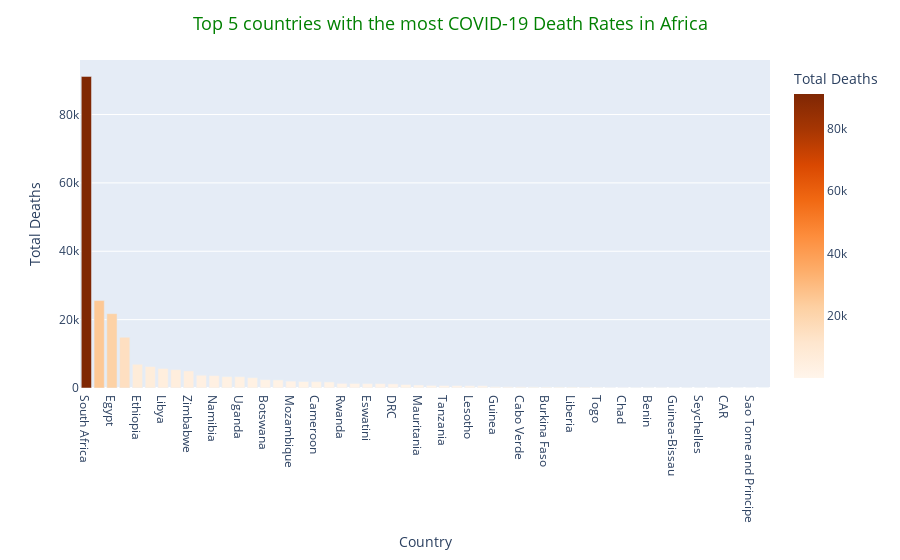

Notebook source saved alongside this figure:
### Code cell
df1 = df.sort_values(by = ['Total Deaths'],ascending = False).reset_index()

Rates= px.bar(df1, x = 'Country', y = 'Total Deaths', color = 'Total Deaths',
             color_continuous_scale = 'oranges')

Rates.update_layout(title = 'Top 5 countries with the most COVID-19 Death Rates in Africa',
                  title_x = 0.5,
                  title_font = dict(size = 18, color = 'Green'))
Rates.show()

### Figure 1 — Plotly figure (JSON) as saved in the notebook; plotly's stock layout.template omitted (floating-point values rounded to 4 significant figures)
{"data": [{"alignmentgroup": "True", "hovertemplate": "Country=%{x}<br>Total Deaths=%{marker.color}<extra></extra>", "legendgroup": "", "marker": {"color": [91145, 25569, 21752, 14849, 6937, 6276, 5710, 5378, 5004, 3734, 3633, 3331, 3294, 3030, 2444, 2364, 2006, 1890, 1851, 1770, 1350, 1333, 1303, 1295, 1205, 1027, 866, 762, 737, 714, 665, 660, 391, 367, 351, 343, 318, 288, 287, 275, 248, 189, 181, 175, 161, 157, 149, 135, 134, 123, 101, 76, 57, 38], "coloraxis": "coloraxis", "pattern": {"shape": ""}}, "name": "", "offsetgroup": "", "orientation": "v", "showlegend": false, "textposition": "auto", "type": "bar", "x": ["South Africa", "Tunisia", "Egypt", "Morocco", "Ethiopia", "Algeria", "Libya", "Kenya", "Zimbabwe", "Zambia", "Namibia", "Sudan", "Uganda", "Nigeria", "Botswana", "Malawi", "Mozambique", "Senegal", "Cameroon", "Angola", "Rwanda", "Somalia", "Eswatini", "Ghana", "DRC", "Madagascar", "Mauritania", "Mauritius", "Tanzania", "Ivory Coast", "Lesotho", "Mali", "Guinea", "Congo", "Cabo Verde", "Gambia", "Burkina Faso", "Gabon", "Liberia", "Niger", "Togo", "Djibouti", "Chad", "Equatorial Guinea", "Benin", "Comoros", "Guinea-Bissau", "South Sudan", "Seychelles", "Sierra Leone", "CAR", "Eritrea", "Sao Tome and Principe", "Burundi"], "xaxis": "x", "y": [91145, 25569, 21752, 14849, 6937, 6276, 5710, 5378, 5004, 3734, 3633, 3331, 3294, 3030, 2444, 2364, 2006, 1890, 1851, 1770, 1350, 1333, 1303, 1295, 1205, 1027, 866, 762, 737, 714, 665, 660, 391, 367, 351, 343, 318, 288, 287, 275, 248, 189, 181, 175, 161, 157, 149, 135, 134, 123, 101, 76, 57, 38], "yaxis": "y"}], "layout": {"barmode": "relative", "coloraxis": {"colorbar": {"title": {"text": "Total Deaths"}}, "colorscale": [[0, "rgb(255,245,235)"], [0.125, "rgb(254,230,206)"], [0.25, "rgb(253,208,162)"], [0.375, "rgb(253,174,107)"], [0.5, "rgb(253,141,60)"], [0.625, "rgb(241,105,19)"], [0.75, "rgb(217,72,1)"], [0.875, "rgb(166,54,3)"], [1, "rgb(127,39,4)"]]}, "legend": {"tracegroupgap": 0}, "margin": {"t": 60}, "title": {"font": {"color": "Green", "size": 18}, "text": "Top 5 countries with the most COVID-19 Death Rates in Africa", "x": 0.5}, "xaxis": {"anchor": "y", "domain": [0, 1], "title": {"text": "Country"}}, "yaxis": {"anchor": "x", "domain": [0, 1], "title": {"text": "Total Deaths"}}}}
